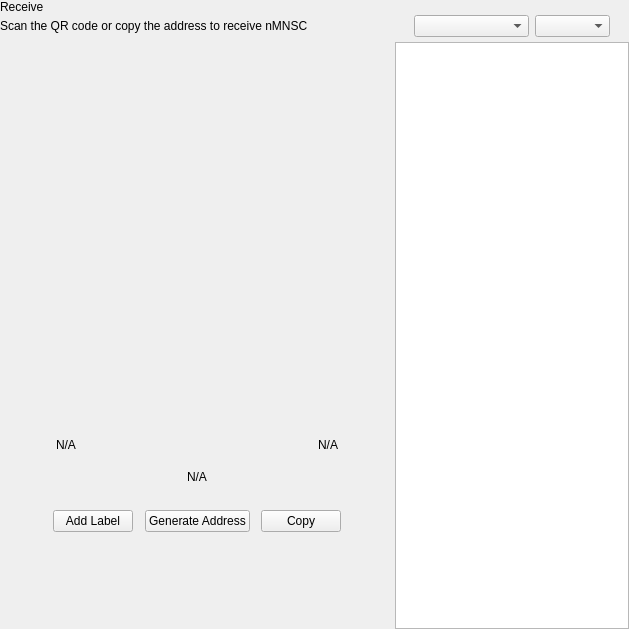
<?xml version="1.0" encoding="UTF-8"?>
<ui version="4.0">
 <class>ReceiveWidget</class>
 <widget class="QWidget" name="ReceiveWidget">
  <property name="geometry">
   <rect>
    <x>0</x>
    <y>0</y>
    <width>629</width>
    <height>629</height>
   </rect>
  </property>
  <property name="minimumSize">
   <size>
    <width>0</width>
    <height>0</height>
   </size>
  </property>
  <property name="windowTitle">
   <string>Form</string>
  </property>
  <layout class="QHBoxLayout" name="horizontalLayout_2" stretch="2,1">
   <property name="spacing">
    <number>0</number>
   </property>
   <property name="leftMargin">
    <number>0</number>
   </property>
   <property name="topMargin">
    <number>0</number>
   </property>
   <property name="rightMargin">
    <number>0</number>
   </property>
   <property name="bottomMargin">
    <number>0</number>
   </property>
   <item>
    <widget class="QWidget" name="left" native="true">
     <layout class="QVBoxLayout" name="verticalLayout_3">
      <property name="leftMargin">
       <number>0</number>
      </property>
      <property name="topMargin">
       <number>0</number>
      </property>
      <property name="rightMargin">
       <number>0</number>
      </property>
      <property name="bottomMargin">
       <number>0</number>
      </property>
      <item>
       <layout class="QVBoxLayout" name="verticalLayout_2">
        <property name="spacing">
         <number>0</number>
        </property>
        <property name="leftMargin">
         <number>0</number>
        </property>
        <item>
         <layout class="QHBoxLayout" name="horizontalLayout_3">
          <property name="spacing">
           <number>0</number>
          </property>
          <item>
           <layout class="QVBoxLayout" name="verticalLayout_4">
            <property name="spacing">
             <number>5</number>
            </property>
            <item>
             <widget class="QLabel" name="labelTitle">
              <property name="text">
               <string>Receive</string>
              </property>
             </widget>
            </item>
            <item alignment="Qt::AlignTop">
             <widget class="QLabel" name="labelSubtitle1">
              <property name="text">
               <string>Scan the QR code or copy the address to receive nMNSC</string>
              </property>
             </widget>
            </item>
           </layout>
          </item>
          <item>
           <spacer name="horizontalSpacer">
            <property name="orientation">
             <enum>Qt::Horizontal</enum>
            </property>
            <property name="sizeHint" stdset="0">
             <size>
              <width>40</width>
              <height>20</height>
             </size>
            </property>
           </spacer>
          </item>
         </layout>
        </item>
        <item>
         <spacer name="verticalSpacer_2">
          <property name="orientation">
           <enum>Qt::Vertical</enum>
          </property>
          <property name="sizeType">
           <enum>QSizePolicy::Expanding</enum>
          </property>
          <property name="sizeHint" stdset="0">
           <size>
            <width>20</width>
            <height>50</height>
           </size>
          </property>
         </spacer>
        </item>
        <item alignment="Qt::AlignHCenter">
         <widget class="QWidget" name="layoutQR" native="true">
          <property name="maximumSize">
           <size>
            <width>510</width>
            <height>16777215</height>
           </size>
          </property>
          <layout class="QVBoxLayout" name="verticalLayoutQr">
           <item>
            <spacer name="verticalSpacer11">
             <property name="orientation">
              <enum>Qt::Vertical</enum>
             </property>
             <property name="sizeType">
              <enum>QSizePolicy::Fixed</enum>
             </property>
             <property name="sizeHint" stdset="0">
              <size>
               <width>20</width>
               <height>20</height>
              </size>
             </property>
            </spacer>
           </item>
           <item alignment="Qt::AlignHCenter">
            <widget class="QLabel" name="labelQrImg">
             <property name="minimumSize">
              <size>
               <width>260</width>
               <height>260</height>
              </size>
             </property>
             <property name="maximumSize">
              <size>
               <width>260</width>
               <height>260</height>
              </size>
             </property>
             <property name="text">
              <string/>
             </property>
             <property name="alignment">
              <set>Qt::AlignCenter</set>
             </property>
            </widget>
           </item>
           <item>
            <spacer name="verticalSpacer_21">
             <property name="orientation">
              <enum>Qt::Vertical</enum>
             </property>
             <property name="sizeType">
              <enum>QSizePolicy::Fixed</enum>
             </property>
             <property name="sizeHint" stdset="0">
              <size>
               <width>20</width>
               <height>30</height>
              </size>
             </property>
            </spacer>
           </item>
           <item>
            <widget class="QWidget" name="widget" native="true">
             <property name="minimumSize">
              <size>
               <width>0</width>
               <height>0</height>
              </size>
             </property>
             <layout class="QHBoxLayout" name="horizontalLayout_5">
              <item>
               <widget class="QLabel" name="labelLabel">
                <property name="text">
                 <string notr="true">N/A</string>
                </property>
               </widget>
              </item>
              <item>
               <spacer name="horizontalSpacer_2">
                <property name="orientation">
                 <enum>Qt::Horizontal</enum>
                </property>
                <property name="sizeHint" stdset="0">
                 <size>
                  <width>141</width>
                  <height>20</height>
                 </size>
                </property>
               </spacer>
              </item>
              <item>
               <widget class="QLabel" name="labelDate">
                <property name="text">
                 <string notr="true">N/A</string>
                </property>
                <property name="alignment">
                 <set>Qt::AlignRight|Qt::AlignTrailing|Qt::AlignVCenter</set>
                </property>
               </widget>
              </item>
             </layout>
            </widget>
           </item>
           <item>
            <widget class="QLabel" name="labelAddress">
             <property name="sizePolicy">
              <sizepolicy hsizetype="Expanding" vsizetype="Preferred">
               <horstretch>0</horstretch>
               <verstretch>0</verstretch>
              </sizepolicy>
             </property>
             <property name="minimumSize">
              <size>
               <width>300</width>
               <height>0</height>
              </size>
             </property>
             <property name="text">
              <string notr="true">N/A</string>
             </property>
             <property name="alignment">
              <set>Qt::AlignCenter</set>
             </property>
            </widget>
           </item>
           <item>
            <spacer name="verticalSpacer_4">
             <property name="orientation">
              <enum>Qt::Vertical</enum>
             </property>
             <property name="sizeType">
              <enum>QSizePolicy::Fixed</enum>
             </property>
             <property name="sizeHint" stdset="0">
              <size>
               <width>20</width>
               <height>20</height>
              </size>
             </property>
            </spacer>
           </item>
           <item>
            <layout class="QHBoxLayout" name="horizontalLayout_4">
             <item alignment="Qt::AlignHCenter">
              <widget class="QPushButton" name="pushButtonLabel">
               <property name="focusPolicy">
                <enum>Qt::NoFocus</enum>
               </property>
               <property name="text">
                <string>Add Label</string>
               </property>
              </widget>
             </item>
             <item alignment="Qt::AlignHCenter">
              <widget class="QPushButton" name="pushButtonNewAddress">
               <property name="focusPolicy">
                <enum>Qt::NoFocus</enum>
               </property>
               <property name="text">
                <string>Generate Address</string>
               </property>
              </widget>
             </item>
             <item alignment="Qt::AlignHCenter">
              <widget class="QPushButton" name="pushButtonCopy">
               <property name="focusPolicy">
                <enum>Qt::NoFocus</enum>
               </property>
               <property name="text">
                <string>Copy</string>
               </property>
              </widget>
             </item>
            </layout>
           </item>
           <item>
            <spacer name="verticalSpacer_3">
             <property name="orientation">
              <enum>Qt::Vertical</enum>
             </property>
             <property name="sizeType">
              <enum>QSizePolicy::Expanding</enum>
             </property>
             <property name="sizeHint" stdset="0">
              <size>
               <width>20</width>
               <height>20</height>
              </size>
             </property>
            </spacer>
           </item>
          </layout>
         </widget>
        </item>
        <item>
         <spacer name="verticalSpacer">
          <property name="orientation">
           <enum>Qt::Vertical</enum>
          </property>
          <property name="sizeHint" stdset="0">
           <size>
            <width>20</width>
            <height>40</height>
           </size>
          </property>
         </spacer>
        </item>
       </layout>
      </item>
     </layout>
    </widget>
   </item>
   <item>
    <widget class="QWidget" name="right" native="true">
     <layout class="QVBoxLayout" name="verticalLayout_5">
      <property name="spacing">
       <number>0</number>
      </property>
      <property name="leftMargin">
       <number>1</number>
      </property>
      <property name="topMargin">
       <number>0</number>
      </property>
      <property name="rightMargin">
       <number>0</number>
      </property>
      <property name="bottomMargin">
       <number>0</number>
      </property>
      <item>
       <layout class="QVBoxLayout" name="container_right">
        <property name="spacing">
         <number>0</number>
        </property>
        <property name="leftMargin">
         <number>0</number>
        </property>
        <property name="rightMargin">
         <number>0</number>
        </property>
        <item>
         <layout class="QVBoxLayout" name="verticalLayout">
          <property name="spacing">
           <number>6</number>
          </property>
          <property name="leftMargin">
           <number>19</number>
          </property>
          <property name="rightMargin">
           <number>19</number>
          </property>
          <item>
           <widget class="OptionButton" name="btnRequest" native="true"/>
          </item>
          <item>
           <widget class="OptionButton" name="btnMyAddresses" native="true">
            <property name="sizePolicy">
             <sizepolicy hsizetype="Preferred" vsizetype="Minimum">
              <horstretch>0</horstretch>
              <verstretch>0</verstretch>
             </sizepolicy>
            </property>
           </widget>
          </item>
         </layout>
        </item>
        <item>
         <widget class="QWidget" name="sortWidget" native="true">
          <layout class="QHBoxLayout" name="horizontalLayout_6">
           <property name="leftMargin">
            <number>19</number>
           </property>
           <property name="rightMargin">
            <number>19</number>
           </property>
           <property name="bottomMargin">
            <number>5</number>
           </property>
           <item>
            <spacer name="horizontalSpacer_3">
             <property name="orientation">
              <enum>Qt::Horizontal</enum>
             </property>
             <property name="sizeHint" stdset="0">
              <size>
               <width>40</width>
               <height>20</height>
              </size>
             </property>
            </spacer>
           </item>
           <item>
            <widget class="QComboBox" name="comboBoxSort">
             <property name="sizePolicy">
              <sizepolicy hsizetype="Preferred" vsizetype="Fixed">
               <horstretch>0</horstretch>
               <verstretch>0</verstretch>
              </sizepolicy>
             </property>
             <property name="minimumSize">
              <size>
               <width>115</width>
               <height>0</height>
              </size>
             </property>
            </widget>
           </item>
           <item>
            <widget class="QComboBox" name="comboBoxSortOrder">
             <property name="sizePolicy">
              <sizepolicy hsizetype="Preferred" vsizetype="Fixed">
               <horstretch>0</horstretch>
               <verstretch>0</verstretch>
              </sizepolicy>
             </property>
             <property name="minimumSize">
              <size>
               <width>75</width>
               <height>0</height>
              </size>
             </property>
            </widget>
           </item>
          </layout>
         </widget>
        </item>
        <item>
         <widget class="QListView" name="listViewAddress"/>
        </item>
       </layout>
      </item>
     </layout>
    </widget>
   </item>
  </layout>
 </widget>
 <customwidgets>
  <customwidget>
   <class>OptionButton</class>
   <extends>QWidget</extends>
   <header>qt/pivx/optionbutton.h</header>
   <container>1</container>
  </customwidget>
 </customwidgets>
 <resources/>
 <connections/>
</ui>
